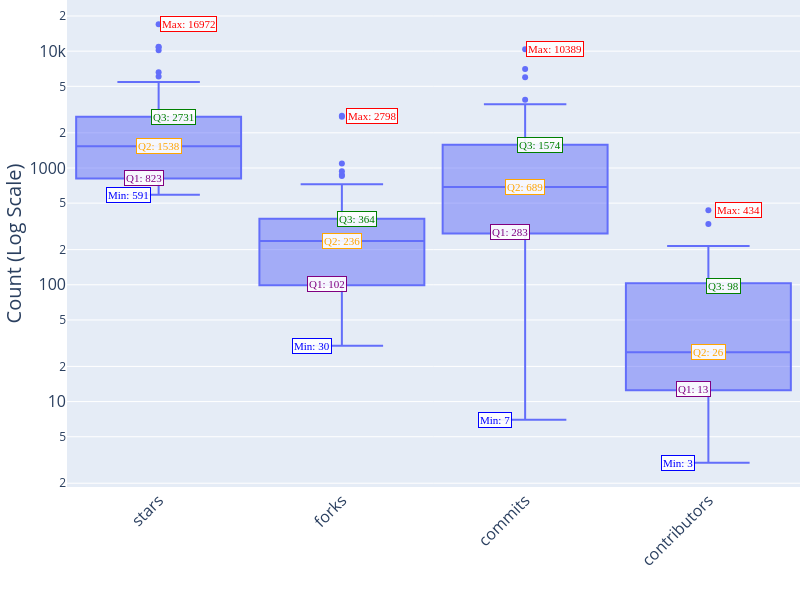

Source (notebook cell):
### Code cell
import pandas as pd
import plotly.express as px
import numpy as np

# Load the dataframe
df = pd.read_csv("data/evaluation_harness_metadata_with_github_info.csv", encoding="utf-8")

# Select the relevant columns
columns = ['stars', 'forks', 'commits', 'contributors']
df_selected = df[columns]

# Melt the dataframe for boxplot
df_melted = df_selected.melt(var_name='Metric', value_name='Value')

# Create the boxplot with Plotly
fig = px.box(df_melted, x='Metric', y='Value', log_y=True)

# Customize the plot
fig.update_layout(
    xaxis_title='',
    yaxis_title='Count (Log Scale)',
    xaxis_tickangle=-45,
    showlegend=False,
    height=600,
    width=800,
    # Reduce gap between boxplots
    boxgap=0.1,  # Reduce gap between different x-axis categories
    boxgroupgap=0,  # Reduce gap between grouped boxes
    # Enlarge axis text
    xaxis=dict(
        title_font_size=20,
        tickfont_size=16
    ),
    yaxis=dict(
        title_font_size=20,
        tickfont_size=16
    ),
    margin=dict(l=0, r=0, t=0, b=0)
)

# Calculate statistics for each metric and add annotations
for i, metric in enumerate(columns):
    values = df_selected[metric]
    
    # Calculate all statistics
    min_val = values.min()
    q1 = values.quantile(0.25)
    q2 = values.quantile(0.5)  # median
    q3 = values.quantile(0.75)
    max_val = values.max()
    
    stats = [
        (min_val, "Min", "blue"),
        (q1, "Q1", "purple"),
        (q2, "Q2", "orange"),
        (q3, "Q3", "green"),
        (max_val, "Max", "red")
    ]
    
    # Add annotations with better vertical alignment
    for j, (value, label, color) in enumerate(stats):
        # Calculate horizontal offset for better vertical alignment
        # Reduce spacing and center around each boxplot
        x_offset = (j - 2) * 15  # Reduced from 20 to 15 pixels
        
        # Calculate y position in data coordinates (not log scale)
        y_pos = np.log10(value)
        
        fig.add_annotation(
            x=i,
            y=y_pos,
            text=f"{label}: {value:.0f}",
            showarrow=False,
            font=dict(size=11, color=color, family="Arial Black"),  # Slightly larger font
            bgcolor="rgba(255,255,255,0.9)",  # Semi-transparent background
            bordercolor=color,
            xshift=x_offset,
            yshift=0,
            # Improve positioning
            xanchor="center",
            yanchor="middle"
        )

# Show the plot
fig.show()

# save to pdf
fig.write_image("figures/repo_stats_boxplot.pdf")

### Figure 1 — Plotly figure (JSON) as saved in the notebook; plotly's stock layout.template omitted (floating-point values rounded to 4 significant figures; data arrays with more than 128 entries replaced by an {"elided": "..."} marker saying what was removed)
{"data": [{"alignmentgroup": "True", "hovertemplate": "Metric=%{x}<br>Value=%{y}<extra></extra>", "legendgroup": "", "marker": {"color": "#636efa"}, "name": "", "notched": false, "offsetgroup": "", "orientation": "v", "showlegend": false, "type": "box", "x": {"elided": "208 str values"}, "x0": " ", "xaxis": "x", "y": {"elided": "208 float values"}, "y0": " ", "yaxis": "y"}], "layout": {"annotations": [{"bgcolor": "rgba(255,255,255,0.9)", "bordercolor": "blue", "font": {"color": "blue", "family": "Arial Black", "size": 11}, "showarrow": false, "text": "Min: 591", "x": 0, "xanchor": "center", "xshift": -30, "y": 2.772, "yanchor": "middle", "yshift": 0}, {"bgcolor": "rgba(255,255,255,0.9)", "bordercolor": "purple", "font": {"color": "purple", "family": "Arial Black", "size": 11}, "showarrow": false, "text": "Q1: 823", "x": 0, "xanchor": "center", "xshift": -15, "y": 2.916, "yanchor": "middle", "yshift": 0}, {"bgcolor": "rgba(255,255,255,0.9)", "bordercolor": "orange", "font": {"color": "orange", "family": "Arial Black", "size": 11}, "showarrow": false, "text": "Q2: 1538", "x": 0, "xanchor": "center", "xshift": 0, "y": 3.187, "yanchor": "middle", "yshift": 0}, {"bgcolor": "rgba(255,255,255,0.9)", "bordercolor": "green", "font": {"color": "green", "family": "Arial Black", "size": 11}, "showarrow": false, "text": "Q3: 2731", "x": 0, "xanchor": "center", "xshift": 15, "y": 3.436, "yanchor": "middle", "yshift": 0}, {"bgcolor": "rgba(255,255,255,0.9)", "bordercolor": "red", "font": {"color": "red", "family": "Arial Black", "size": 11}, "showarrow": false, "text": "Max: 16972", "x": 0, "xanchor": "center", "xshift": 30, "y": 4.23, "yanchor": "middle", "yshift": 0}, {"bgcolor": "rgba(255,255,255,0.9)", "bordercolor": "blue", "font": {"color": "blue", "family": "Arial Black", "size": 11}, "showarrow": false, "text": "Min: 30", "x": 1, "xanchor": "center", "xshift": -30, "y": 1.477, "yanchor": "middle", "yshift": 0}, {"bgcolor": "rgba(255,255,255,0.9)", "bordercolor": "purple", "font": {"color": "purple", "family": "Arial Black", "size": 11}, "showarrow": false, "text": "Q1: 102", "x": 1, "xanchor": "center", "xshift": -15, "y": 2.009, "yanchor": "middle", "yshift": 0}, {"bgcolor": "rgba(255,255,255,0.9)", "bordercolor": "orange", "font": {"color": "orange", "family": "Arial Black", "size": 11}, "showarrow": false, "text": "Q2: 236", "x": 1, "xanchor": "center", "xshift": 0, "y": 2.374, "yanchor": "middle", "yshift": 0}, {"bgcolor": "rgba(255,255,255,0.9)", "bordercolor": "green", "font": {"color": "green", "family": "Arial Black", "size": 11}, "showarrow": false, "text": "Q3: 364", "x": 1, "xanchor": "center", "xshift": 15, "y": 2.561, "yanchor": "middle", "yshift": 0}, {"bgcolor": "rgba(255,255,255,0.9)", "bordercolor": "red", "font": {"color": "red", "family": "Arial Black", "size": 11}, "showarrow": false, "text": "Max: 2798", "x": 1, "xanchor": "center", "xshift": 30, "y": 3.447, "yanchor": "middle", "yshift": 0}, {"bgcolor": "rgba(255,255,255,0.9)", "bordercolor": "blue", "font": {"color": "blue", "family": "Arial Black", "size": 11}, "showarrow": false, "text": "Min: 7", "x": 2, "xanchor": "center", "xshift": -30, "y": 0.8451, "yanchor": "middle", "yshift": 0}, {"bgcolor": "rgba(255,255,255,0.9)", "bordercolor": "purple", "font": {"color": "purple", "family": "Arial Black", "size": 11}, "showarrow": false, "text": "Q1: 283", "x": 2, "xanchor": "center", "xshift": -15, "y": 2.452, "yanchor": "middle", "yshift": 0}, {"bgcolor": "rgba(255,255,255,0.9)", "bordercolor": "orange", "font": {"color": "orange", "family": "Arial Black", "size": 11}, "showarrow": false, "text": "Q2: 689", "x": 2, "xanchor": "center", "xshift": 0, "y": 2.838, "yanchor": "middle", "yshift": 0}, {"bgcolor": "rgba(255,255,255,0.9)", "bordercolor": "green", "font": {"color": "green", "family": "Arial Black", "size": 11}, "showarrow": false, "text": "Q3: 1574", "x": 2, "xanchor": "center", "xshift": 15, "y": 3.197, "yanchor": "middle", "yshift": 0}, {"bgcolor": "rgba(255,255,255,0.9)", "bordercolor": "red", "font": {"color": "red", "family": "Arial Black", "size": 11}, "showarrow": false, "text": "Max: 10389", "x": 2, "xanchor": "center", "xshift": 30, "y": 4.017, "yanchor": "middle", "yshift": 0}, {"bgcolor": "rgba(255,255,255,0.9)", "bordercolor": "blue", "font": {"color": "blue", "family": "Arial Black", "size": 11}, "showarrow": false, "text": "Min: 3", "x": 3, "xanchor": "center", "xshift": -30, "y": 0.4771, "yanchor": "middle", "yshift": 0}, {"bgcolor": "rgba(255,255,255,0.9)", "bordercolor": "purple", "font": {"color": "purple", "family": "Arial Black", "size": 11}, "showarrow": false, "text": "Q1: 13", "x": 3, "xanchor": "center", "xshift": -15, "y": 1.106, "yanchor": "middle", "yshift": 0}, {"bgcolor": "rgba(255,255,255,0.9)", "bordercolor": "orange", "font": {"color": "orange", "family": "Arial Black", "size": 11}, "showarrow": false, "text": "Q2: 26", "x": 3, "xanchor": "center", "xshift": 0, "y": 1.423, "yanchor": "middle", "yshift": 0}, {"bgcolor": "rgba(255,255,255,0.9)", "bordercolor": "green", "font": {"color": "green", "family": "Arial Black", "size": 11}, "showarrow": false, "text": "Q3: 98", "x": 3, "xanchor": "center", "xshift": 15, "y": 1.991, "yanchor": "middle", "yshift": 0}, {"bgcolor": "rgba(255,255,255,0.9)", "bordercolor": "red", "font": {"color": "red", "family": "Arial Black", "size": 11}, "showarrow": false, "text": "Max: 434", "x": 3, "xanchor": "center", "xshift": 30, "y": 2.637, "yanchor": "middle", "yshift": 0}], "boxgap": 0.1, "boxgroupgap": 0, "boxmode": "group", "height": 600, "legend": {"tracegroupgap": 0}, "margin": {"b": 0, "l": 0, "r": 0, "t": 0}, "showlegend": false, "width": 800, "xaxis": {"anchor": "y", "domain": [0, 1], "tickangle": -45, "tickfont": {"size": 16}, "title": {"font": {"size": 20}, "text": ""}}, "yaxis": {"anchor": "x", "domain": [0, 1], "tickfont": {"size": 16}, "title": {"font": {"size": 20}, "text": "Count (Log Scale)"}, "type": "log"}}}
